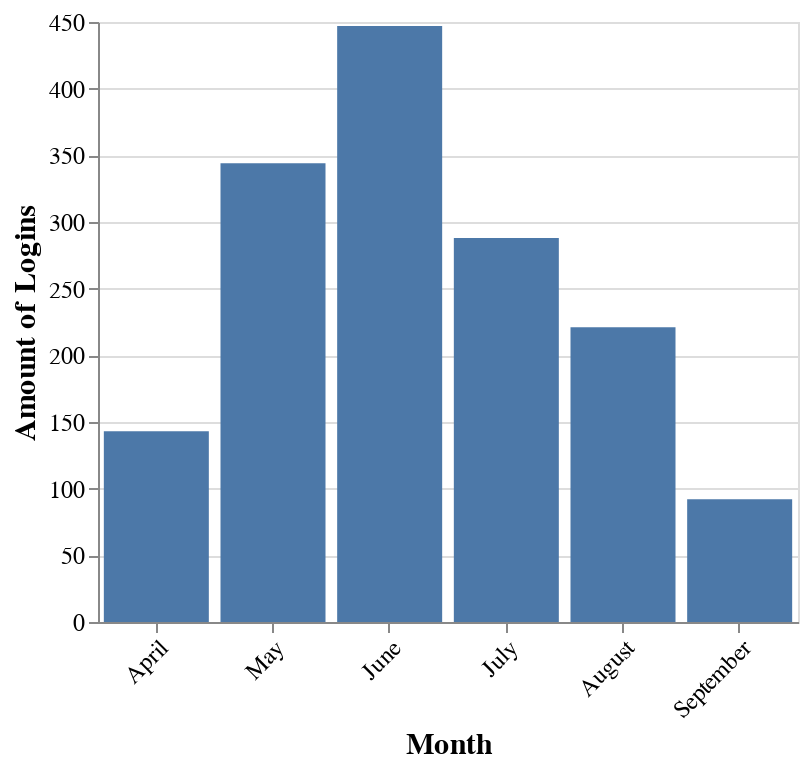

Notebook source saved alongside this figure:
### Code cell
sessions_log_month_plot

### Figure 1 — Vega-Lite specification as saved in the notebook (floating-point values rounded to 4 significant figures)
{"config": {"view": {"continuousWidth": 300, "continuousHeight": 300}, "axis": {"labelFontSize": 12, "titleFontSize": 15}}, "data": {"name": "data-ffc433e0f51f56f5886f059e42730a4c"}, "mark": {"type": "bar"}, "encoding": {"x": {"axis": {"labelAngle": -45}, "field": "month", "sort": ["January", "February", "March", "April", "May", "June", "July", "August", "September", "October", "November", "December"], "title": "Month", "type": "nominal"}, "y": {"field": "num_logins", "title": "Amount of Logins", "type": "quantitative"}}, "width": 350, "$schema": "https://vega.github.io/schema/vega-lite/v5.20.1.json", "datasets": {"data-ffc433e0f51f56f5886f059e42730a4c": [{"month": "June", "num_logins": 447}, {"month": "May", "num_logins": 344}, {"month": "July", "num_logins": 288}, {"month": "August", "num_logins": 221}, {"month": "April", "num_logins": 143}, {"month": "September", "num_logins": 92}]}}
